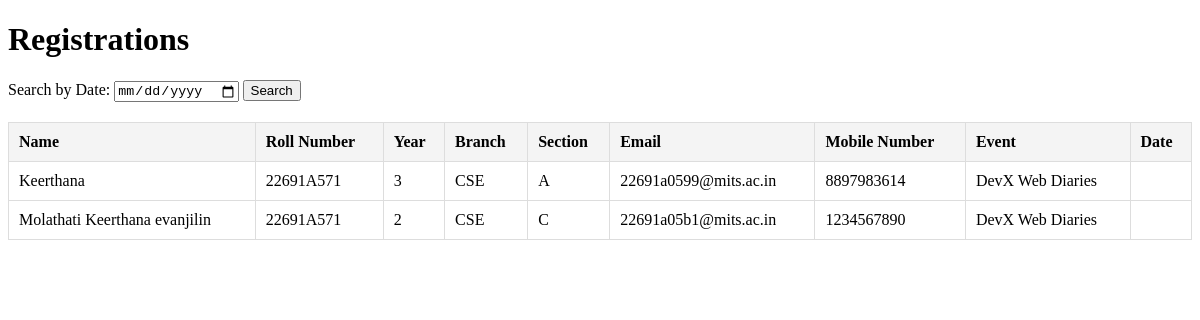
Screenshot of /registrations/ with the database file from the repository.
### offline/models.py (models this page shows, shortened)
class Registration(models.Model):
    sec_choices = [
        ('A','A'),('B','B'),('C','C'),('D','D'),('E','E'),('F','F'),('G','G'),('H','H'),('I','I'),('J','J')
    ]
    dept_choices = [
        ('CSE','CSE'),('CAI','CAI'),('CSD','CSD'),('CSM','CSM'),('CSN','CSN'),('CSC','CSC'),('CST','CST'),('ECE','ECE'),('EEE','EEE'),('MECH','MECH'),('CIVIL','CIVIL'),('MBA','MBA'),('MCA','MCA'),('MTECH','MTECH')
    ]
    year_choices = [
        (1,1),(2,2),(3,3),(4,4)
    ]
    name = models.CharField(max_length=100)
    roll_number = models.CharField(max_length=20)
    year = models.IntegerField(choices=year_choices,default=1)
    branch = models.CharField(max_length=50,choices=dept_choices,default='CSE')
    section = models.CharField(max_length=10,choices=sec_choices,default='A')
    email = models.EmailField()
    mobile_number = models.CharField(max_length=15)
    payment_recived = models.CharField(max_length=100,default='Mr. V. Mustafa',null=True,blank=True)
    event = models.ForeignKey(Event, on_delete=models.CASCADE)
    registered_on = models.DateField(auto_now_add=True)

class Event(models.Model):
    category = models.ForeignKey(Category, on_delete=models.CASCADE, related_name="events")
    name = models.CharField(max_length=100)

### offline/views.py (the view)
# urls.py: path('registrations/', views.registration_list, name='registration_list'),
def registration_list(request):
    search_date = request.GET.get('search_date')
    registrations = Registration.objects.all()
    if search_date:
        try:
            date_object = datetime.strptime(search_date, '%Y-%m-%d').date()
            registrations = registrations.filter(registered_on=date_object)
        except ValueError:
            pass
    context = {
        'registrations': registrations,
        'search_date': search_date,  # Pass the search date back to the template
    }
    return render(request, 'registrations.html', context)

### offline/templates/registrations.html (shortened to what this page needs)
<!DOCTYPE html>
<html lang="en">
<head>
</head>
<body>
    <h1>Registrations</h1>
    <form method="get" action="">
        <label for="search_date">Search by Date:</label>
        <input type="date" id="search_date" name="search_date"
               value="{{ search_date }}" required>
        <button type="submit">Search</button>
    </form>
    <table>
        <thead>
            <tr>
                <th>Name</th>
                <th>Roll Number</th>
                <th>Year</th>
                <th>Branch</th>
                <th>Section</th>
                <th>Email</th>
                <th>Mobile Number</th>
                <th>Event</th>
                <th>Date</th>
            </tr>
        </thead>
        <tbody>
            {% for registration in registrations %}
                <tr>
                    <td>{{ registration.name }}</td>
                    <td>{{ registration.roll_number }}</td>
                    <td>{{ registration.year }}</td>
                    <td>{{ registration.branch }}</td>
                    <td>{{ registration.section }}</td>
                    <td>{{ registration.email }}</td>
                    <td>{{ registration.mobile_number }}</td>
                    <td>{{ registration.event.name }}</td>
                    <td>{{ registration.date }}</td>
                </tr>
            {% empty %}
                <tr>
                    <td colspan="9">No registrations found for the selected date.</td>
                </tr>
            {% endfor %}
        </tbody>
    </table>
</body>
</html>

### offline/templates/registrations.html (style rules this page uses)
table { width: 100%; border-collapse: collapse; margin-top: 20px; }
th, td { padding: 10px; border: 1px solid #ddd; text-align: left; }
th { background-color: #f4f4f4; }

### rows the page displays
Registration: name "Keerthana", roll_number "22691A571", year "3", branch "CSE", section "A", email "22691a0599@mits.ac.in", mobile_number "8897983614", event.name "DevX Web Diaries"
Registration: name "Molathati Keerthana evanjilin", roll_number "22691A571", year "2", branch "CSE", section "C", email "22691a05b1@mits.ac.in", mobile_number "1234567890", event.name "DevX Web Diaries"
